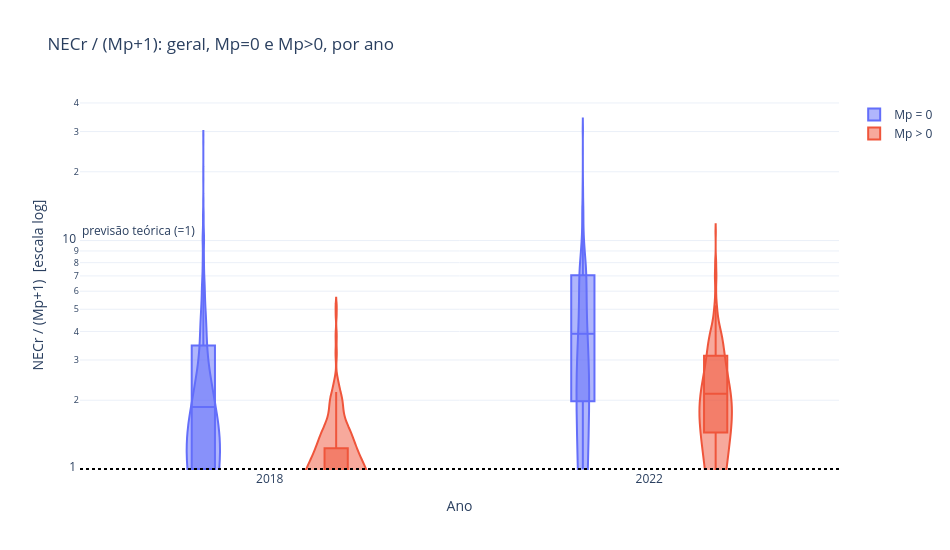

Source (notebook cell):
### Markdown cell above
## 6. Distribuição de NECr/($M_p$+1) — geral vs. $M_p$=0 vs. $M_p$>0

Se coordenação = $M_p$+1, esperamos `NECr/(Mp+1)` ≈ 1 (linha tracejada). A hipótese só é
diretamente testável onde $M_p$>0 (partido tem bancada a defender); para $M_p$=0 a previsão
$M_p$+1=1 significa "concentrar em um único candidato puxador".

### Code cell
fig = px.violin(
    listas_rec, x="ano_eleicao", y="NECr_sobre_Mpp1", color="Mp_grupo",
    box=True, points=False, log_y=True,
    category_orders={"ano_eleicao": ["2018", "2022"], "Mp_grupo": ["Mp = 0", "Mp > 0"]},
    labels={"NECr_sobre_Mpp1": "NECr / (Mp+1)  [escala log]", "ano_eleicao": "Ano", "Mp_grupo": ""},
    title="NECr / (Mp+1): geral, Mp=0 e Mp>0, por ano",
)
fig.add_hline(y=1, line_dash="dot", line_color="black",
              annotation_text="previsão teórica (=1)", annotation_position="top left")
fig.update_layout(template="plotly_white", width=950, height=550, violinmode="group")
fig.show()

### Figure 1 — Plotly figure (JSON) as saved in the notebook; plotly's stock layout.template omitted (floating-point values rounded to 4 significant figures; data arrays with more than 128 entries replaced by an {"elided": "..."} marker saying what was removed)
{"data": [{"alignmentgroup": "True", "box": {"visible": true}, "hovertemplate": "=Mp = 0<br>Ano=%{x}<br>NECr / (Mp+1)  [escala log]=%{y}<extra></extra>", "legendgroup": "Mp = 0", "marker": {"color": "#636efa"}, "name": "Mp = 0", "offsetgroup": "Mp = 0", "orientation": "v", "points": false, "scalegroup": "True", "showlegend": true, "type": "violin", "x": {"elided": "894 str values"}, "x0": " ", "xaxis": "x", "y": {"elided": "894 float values"}, "y0": " ", "yaxis": "y"}, {"alignmentgroup": "True", "box": {"visible": true}, "hovertemplate": "=Mp > 0<br>Ano=%{x}<br>NECr / (Mp+1)  [escala log]=%{y}<extra></extra>", "legendgroup": "Mp > 0", "marker": {"color": "#EF553B"}, "name": "Mp > 0", "offsetgroup": "Mp > 0", "orientation": "v", "points": false, "scalegroup": "True", "showlegend": true, "type": "violin", "x": {"elided": "540 str values"}, "x0": " ", "xaxis": "x", "y": {"elided": "540 float values"}, "y0": " ", "yaxis": "y"}], "layout": {"annotations": [{"showarrow": false, "text": "previsão teórica (=1)", "x": 0, "xanchor": "left", "xref": "x domain", "y": 1, "yanchor": "bottom", "yref": "y"}], "height": 550, "legend": {"title": {"text": ""}, "tracegroupgap": 0}, "shapes": [{"line": {"color": "black", "dash": "dot"}, "type": "line", "x0": 0, "x1": 1, "xref": "x domain", "y0": 1, "y1": 1, "yref": "y"}], "title": {"text": "NECr / (Mp+1): geral, Mp=0 e Mp>0, por ano"}, "violinmode": "group", "width": 950, "xaxis": {"anchor": "y", "categoryarray": ["2018", "2022"], "categoryorder": "array", "domain": [0.0, 1.0], "title": {"text": "Ano"}}, "yaxis": {"anchor": "x", "domain": [0.0, 1.0], "title": {"text": "NECr / (Mp+1)  [escala log]"}, "type": "log"}}}
